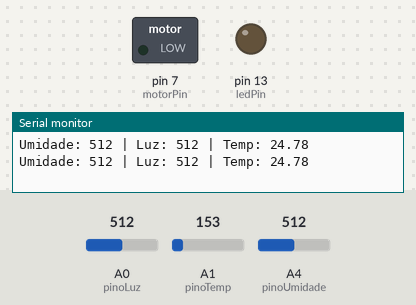
Recording of a sketch running on a simulated Arduino Uno, built with avr-gcc and run on an emulated ATmega328P. On the bench: switched loads named in the sketch (green lamp = pin HIGH), output pins drawn as LEDs (lit = HIGH), the last lines printed to the serial monitor. The test bench sets the inputs (shaded band); at power-on: A1 (pinoTemp) = 153, A0 (pinoLuz) = 512, A4 (pinoUmidade) = 512.

Above: at 2.3 s.
2.4 s: A1 (pinoTemp) set to 176
At 4.7 s:
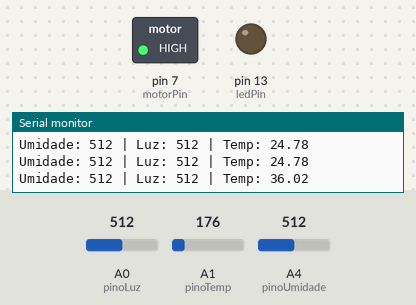
5.0 s: A0 (pinoLuz) set to 489
At 6.8 s:
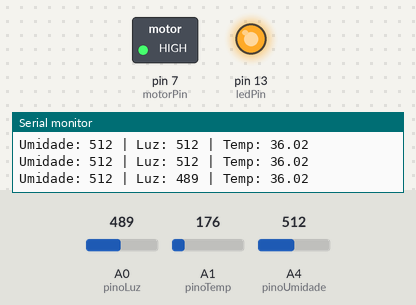
7.5 s: A1 (pinoTemp) set to 133
At 8.4 s:
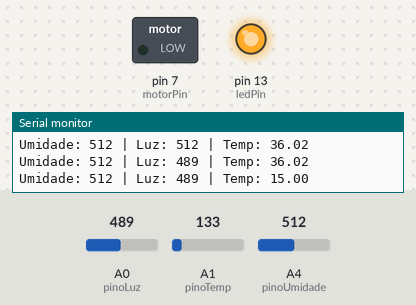
9.6 s: A1 (pinoTemp) set to 165
At 12.0 s:
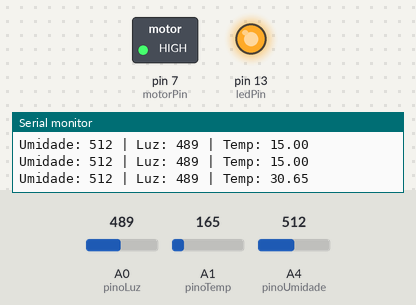
12.5 s: A1 (pinoTemp) set to 114
At 14.4 s:
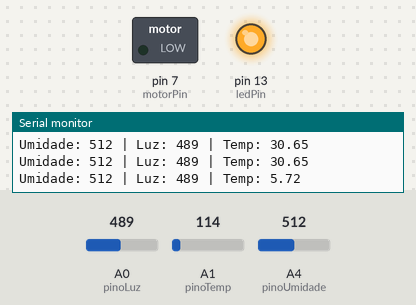
Timing chart, 0 to 15.9 s (numbered marks = the images above; inputs shaded):
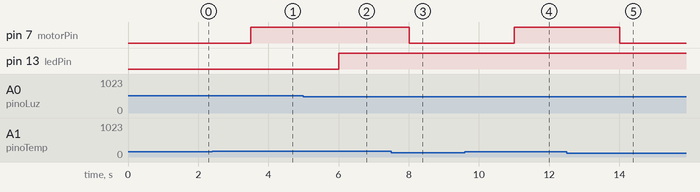

The sketch:

estufa.ino
```cpp
// Definição de constantes para identificar em quais "portas" (pinos) os sensores estão conectados
int pinoUmidade = A4;
int pinoLuz = A0;
int pinoTemp = A1;

// Definição dos pinos para os componentes que executam ações (saídas)
int motorPin = 7;   // Saída digital que enviará sinal para a base do transistor
int ledPin = 13;    // Saída digital para ligar/desligar o LED

// Espaços na memória para armazenar os números lidos pelos sensores
int umidade = 0;
int luz = 0;
float temperatura = 0; // "float" permite números com vírgula (decimal)

void setup() {
  // Inicializa a comunicação entre o Arduino e o computador (para ver os dados na tela)
  Serial.begin(9600);

  // Configura os pinos dos atuadores para agirem como saídas de energia
  pinMode(ledPin, OUTPUT);
  pinMode(motorPin, OUTPUT);
}

void loop() {
  // --- LEITURA E ARMAZENAMENTO ---

  // Lê o valor elétrico (0 a 1023) do sensor de umidade e guarda na variável
  umidade = analogRead(pinoUmidade);

  // Lê o valor do sensor de temperatura e armazena temporariamente
  int leituraTemp = analogRead(pinoTemp);

  // Lê a intensidade de luz e guarda na variável
  int luz = analogRead(pinoLuz);

  // --- LÓGICA DA LUZ ---

  // Estrutura de decisão: se o valor da luz for menor que o limite (escuro)...
  if (luz < 500) {
    digitalWrite(ledPin, HIGH); // ...envia 5V para o pino 13 (liga o LED)
  } else {
    digitalWrite(ledPin, LOW);  // ...caso contrário, corta a energia (desliga o LED)
  }

  // Pequena pausa para estabilizar as leituras do processador
  delay(500);

  // --- CÁLCULO MATEMÁTICO ---

  // Converte o valor binário (0-1023) em voltagem real (0V-5V)
  float tensao = leituraTemp * (5.0 / 1023.0);
  // Converte a voltagem em graus Celsius baseando-se na escala do sensor TMP36
  temperatura = (tensao - 0.5) * 100;

  // --- SAÍDA DE DADOS (MONITOR SERIAL) ---

  // Exibe os nomes e valores das variáveis formatados na tela do computador
  Serial.print("Umidade: ");
  Serial.print(umidade);
  Serial.print(" | Luz: ");
  Serial.print(luz);
  Serial.print(" | Temp: ");
  Serial.println(temperatura);

  // --- LÓGICA DO MOTOR (IRRIGAÇÃO) ---

  // Cria um "estado" lógico começando como Falso (motor desligado por padrão)
  bool ligarMotor = false;

  // Verifica condição 1: Se a umidade estiver abaixo do limite (solo seco)
  if (umidade < 400) {
    ligarMotor = true; // Muda o estado para Verdadeiro
  }

  // Verifica condição 2: Se a temperatura estiver acima do limite (muito quente)
  if (temperatura > 30) {
    ligarMotor = true; // Muda o estado para Verdadeiro (independente da umidade)
  }

  // --- EXECUÇÃO FINAL ---

  // Se qualquer uma das condições acima resultou em 'true' (Verdadeiro)...
  if (ligarMotor) {
    digitalWrite(motorPin, HIGH); // ...ativa o pino 7 (o motor gira)
  } else {
    digitalWrite(motorPin, LOW);  // ...desativa o pino 7 (o motor para)
  }

  // Espera 1 segundo antes de recomeçar todo o ciclo de leitura e decisão
  delay(1000);
}
```

Measured:
- the behaviour switches between 163 and 164 on A1 (pinoTemp) (found by bisection; images 0 and 1)
- the behaviour switches between 500 and 499 on A0 (pinoLuz) (found by bisection; images 1 and 2)
- after the input at 2.4 s, pin 7 (motorPin): LOW → HIGH after 1.1 s
- after the input at 5.0 s, pin 13 (ledPin): LOW → HIGH after 1.0 s
- after the input at 7.5 s, pin 7 (motorPin): HIGH → LOW after 0.51 s
- after the input at 9.6 s, pin 7 (motorPin): LOW → HIGH after 1.4 s
- after the input at 12.5 s, pin 7 (motorPin): HIGH → LOW after 1.5 s
